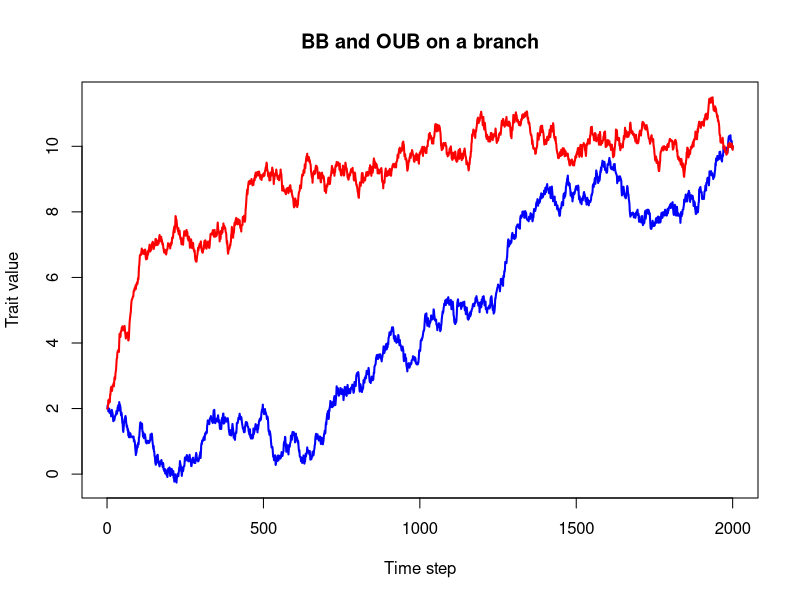

Recreate this plot in R.
rm(list=ls())
#library(sde)

# T<-1
# N=1000
# t0<-0
# dt<-1
# t<-seq(t0,T,length=N+1)
#
# start.value<-2
# end.value<-30
#
# sigma<-2
# X<-c(0,sigma*cumsum(rnorm(N)*sqrt(dt)))
# BB<-start.value+X-(t-t0)/(T-t0)*(X[N+1]-end.value + start.value)
# BB<-ts(BB,start=t0,deltat=dt)
#
# #?sde.sim
# alp<-1
# d<-expression(1*(20-x))
# s<-expression(2)
# X<-sde.sim(X0=start.value,drift=d,sigma=s,N=N)
# plot(X)
# Lambda <- exp(-alp*(T-t)) - exp(-alp*(T+t))
# Lambda <- Lambda/(1-exp(-2*alp*T))
# Lambda
# OUB <- X - Lambda*(X[N+1] - end.value)
# OUB <- as.numeric(OUB)
# #length(BB)
# #length(OUB)
# #par(mfrow=c(1,2))

sim.bb<-function (sigma, T = T, N = N, start.value=start.value, end.value=end.value){
#    if (T <= t0)
#    stop("wrong times")
    dt <- T/N #dt will be difference given difference brnlen, but overall we want 100 step on each brnlen
    t <- seq(0, T, length = N+1)
    path <- c(0, sigma*cumsum(rnorm(N) * sqrt(dt)))
    #Cite Archambeau
    BB <- start.value + path - t/T * (path[N + 1] - end.value + start.value)
    path <- ts(BB, start = 0, deltat = dt)
    return(invisible(path))
    }

sim.ou.one.path <- function(model.params, T=T, N=N, start.value=start.value){
		mu <- model.params[1]
		alpha <- model.params[2]
		sigma <- model.params[3]
		dw <- rnorm(N, 0, sqrt(T/N))
		dt <- T/N
		path<-c(start.value)
		for(Index in 2:(N+1)){
		  path[Index] <- path[Index-1] + alpha*(mu-path[Index-1])*dt + sigma*dw[Index-1]
		  }
		return(ts(path, start=start.value, deltat=dt))
		}

sim.ou.bridge <- function(model.params, T=T, N=N, start.value=start.value, end.value=end.value){
  #mu<-model.params[1]
	alpha<-model.params[2]
	#sigma<-model.params[3]
	#dt<-T/N
	#OUpath<-sde.sim(X0=start.value,drift=drift, sigma=diffusion, sigma.x=diffusion.x,N=N)
  OUpath<-sim.ou.one.path(model.params,T=T,N=N,start.value=start.value)
	t<-seq(0,T,length=N+1)
  #From Alison Etheridge. 1995. Stochastic partial differential equations. Cambridge University Press.
	Lambda <- exp(-alpha*(T-t)) - exp(-alpha*(T+t))
	Lambda <- Lambda/(1-exp(-2*alpha*T))
	OUB <- OUpath - Lambda*(OUpath[N+1] - end.value)
	return(as.numeric(OUB))
	}

mu<-10
alpha<-10
sigma<-4
model.params<-c(mu,alpha,sigma)
names(model.params)<-c("mu","alpha","sigma")

N=2000
T=1
start.value=2
end.value=10

BB<-sim.bb(sigma,T=T,N=N,start.value=start.value, end.value=end.value)
OUB<-sim.ou.bridge(model.params,T=T, N=N, start.value=start.value, end.value=end.value)


plot(NA,xlim=c(0,length(BB)), ylim=c(min(BB,OUB),max(BB,OUB)),ylab="Trait value",main="BB and OUB on a branch",xlab="Time step")
lines(1:(N+1),BB,type="l",lwd=2,col="blue")
lines(1:(N+1),OUB,type="l",lwd=2,col="red")
#lines(1:(N+1),as.numeric(X),type="l",col="purple",lwd=2)
#plot(BB,type="l",main="BB")
#plot(OUB,type="l",xlab="Time",main="OUB")
